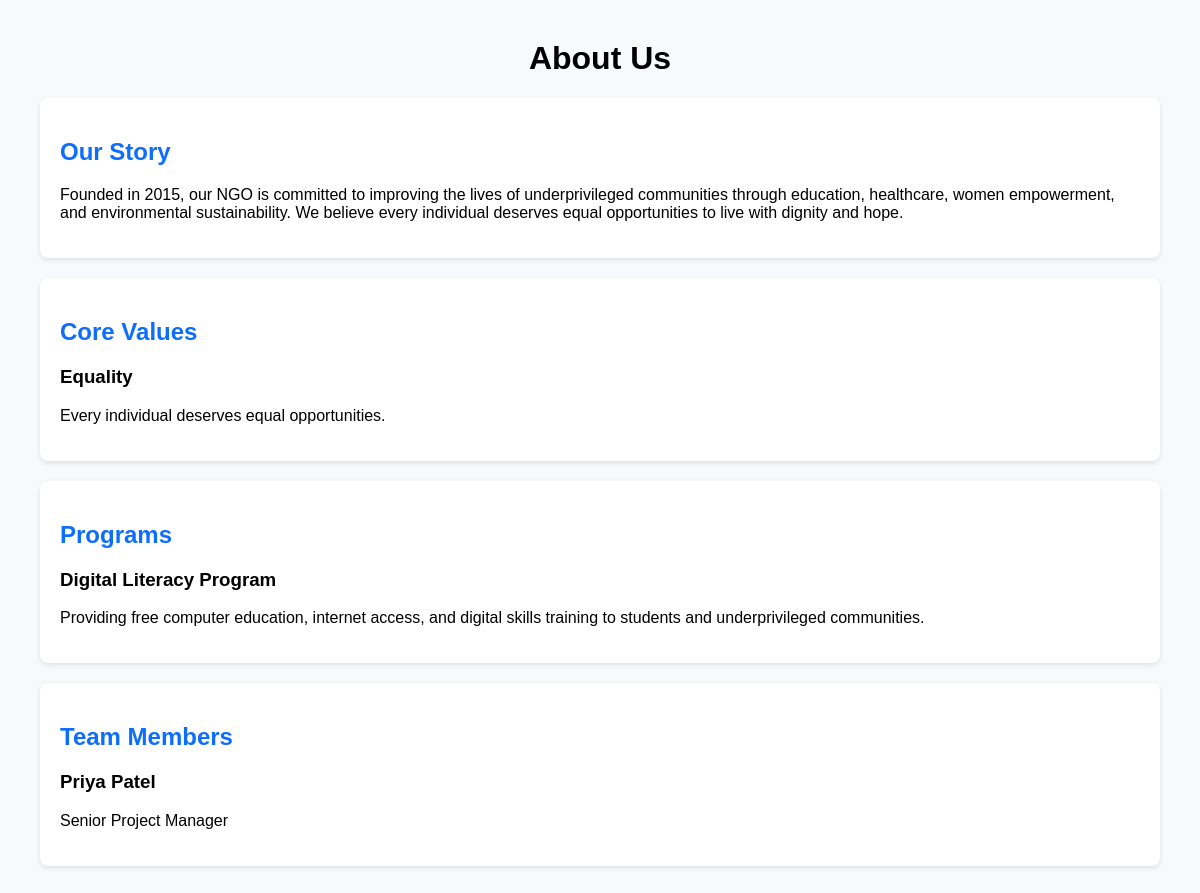
/about, run on the app's committed database.
### tables this page shows
CREATE TABLE our_story (
    id INTEGER PRIMARY KEY AUTOINCREMENT,
    content TEXT NOT NULL
);

CREATE TABLE core_values (
    id INTEGER PRIMARY KEY AUTOINCREMENT,
    title TEXT NOT NULL,
    description TEXT NOT NULL
);

CREATE TABLE programs (
    id INTEGER PRIMARY KEY AUTOINCREMENT,
    name TEXT NOT NULL,
    description TEXT
);

CREATE TABLE team_members (
    id INTEGER PRIMARY KEY AUTOINCREMENT,
    name TEXT NOT NULL,
    designation TEXT,
    image TEXT
);

### app.py (the view)
@app.route("/about")
def about():
    conn = sqlite3.connect(DATABASE)
    conn.row_factory = sqlite3.Row
    story = conn.execute(
        "SELECT * FROM our_story LIMIT 1"
    ).fetchone()
    values = conn.execute(
        "SELECT * FROM core_values"
    ).fetchall()
    programs = conn.execute(
        "SELECT * FROM programs"
    ).fetchall()
    members = conn.execute(
        "SELECT * FROM team_members"
    ).fetchall()
    conn.close()
    return render_template(
        "about.html",
        story=story,
        values=values,
        programs=programs,
        members=members
    )

### templates/about.html (shortened to what this page needs)
<!DOCTYPE html>
<html>
<head>
</head>
<body>
<h1>About Us</h1>
<div class="card">
<h2>Our Story</h2>
{% if story %}
<p>{{ story['content'] }}</p>
{% else %}
<p>No story added.</p>
{% endif %}
</div>
<div class="card">
<h2>Core Values</h2>
{% for value in values %}
<h3>{{ value['title'] }}</h3>
<p>{{ value['description'] }}</p>
{% endfor %}
</div>
<div class="card">
<h2>Programs</h2>
{% for program in programs %}
<h3>{{ program['name'] }}</h3>
<p>{{ program['description'] }}</p>
{% endfor %}
</div>
<div class="card">
<h2>Team Members</h2>
{% for member in members %}
<h3>{{ member['name'] }}</h3>
<p>{{ member['designation'] }}</p>
{% endfor %}
</div>
</body>
</html>

### templates/about.html (style rules this page uses)
body { font-family: Arial, sans-serif; margin:40px; background:#f8f9fa; }
.card { background:white; padding:20px; margin-bottom:20px; border-radius:8px; box-shadow:0 2px 5px rgba(0,0,0,.1); }
h1 { text-align:center; }
h2 { color:#0d6efd; }

### data on the page
our_story: content "Founded in 2015, our NGO is committed to improving the lives of underprivileged communities through education, healthcare, women empowerment, and environmental sustainability. We believe every individual deserves equal opportunities to live with dignity and hope."
core_values: title "Equality", description "Every individual deserves equal opportunities."
programs: name "Digital Literacy Program", description "Providing free computer education, internet access, and digital skills training to students and underprivileged communities."
team_members: name "Priya Patel", designation "Senior Project Manager"
